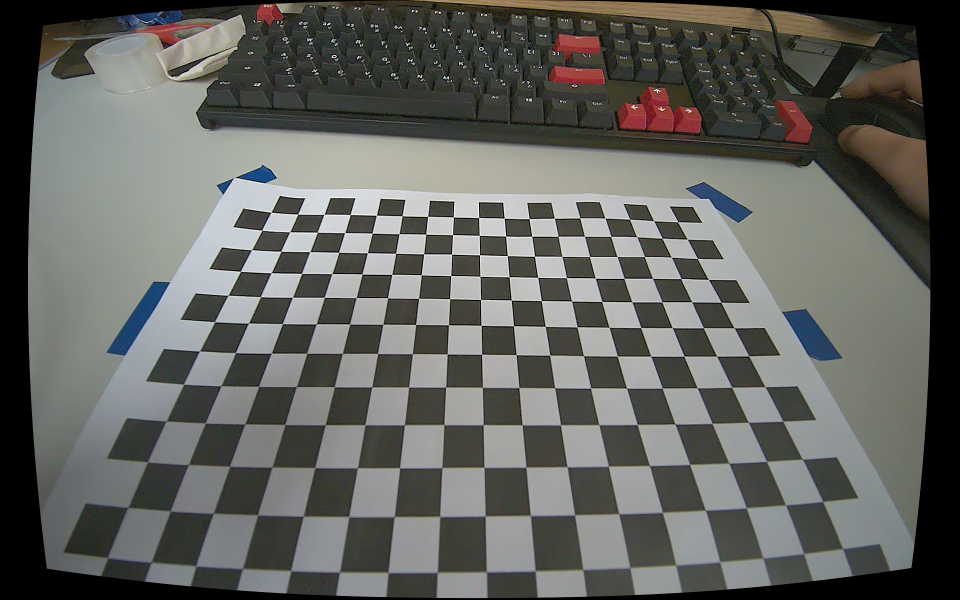
#> input picture IIIIIIIII_TEST/zed_camera_test/fisheye_camera_calibration/1.png, 1920 x 1200 px (shown at 1/2 size); its folder holds 5 pictures in this run
$ python fisheye_calibration.py
#> lines starting #> are read from the running program, lines starting #| are printed output that depends on the picture
import numpy as np
import cv2 as cv
import glob
import pickle

################ FIND CHESSBOARD CORNERS - OBJECT POINTS AND IMAGE POINTS #############################

chessboardSize = (12, 17)  # Adjust as needed

# Termination criteria
criteria = (cv.TERM_CRITERIA_EPS + cv.TERM_CRITERIA_MAX_ITER, 30, 0.001)

# Prepare object points, like (0,0,0), (1,0,0), (2,0,0), ..., (8,5,0)
objp = np.zeros((1, chessboardSize[0] * chessboardSize[1], 3), np.float32)
objp[0, :, :2] = np.mgrid[0:chessboardSize[0], 0:chessboardSize[1]].T.reshape(-1, 2)

# Arrays to store object points and image points from all the images.
objpoints = []  # 3d point in real world space
imgpoints = []  # 2d points in image plane

images = glob.glob('*.png')

for image in images:
    img = cv.imread(image)
#> img is the input picture: shape (1200, 1920, 3); mean B, G, R 95.4, 99.5, 98.6
    gray = cv.cvtColor(img, cv.COLOR_BGR2GRAY)
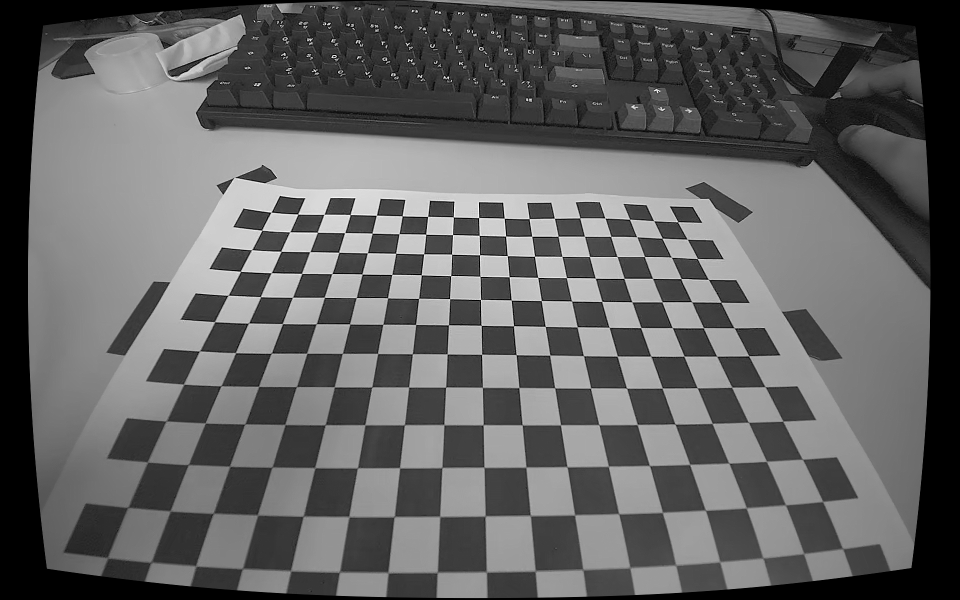
#> gray: shape (1200, 1920) (shown at 1/2 size); min 0, max 255, mean 98.7

    # Find the chess board corners
    ret, corners = cv.findChessboardCorners(gray, chessboardSize, cv.CALIB_CB_ADAPTIVE_THRESH + cv.CALIB_CB_NORMALIZE_IMAGE + cv.CALIB_CB_FAST_CHECK)
#> ret = False; corners = 195 rows, first 8: [542.5, 424.5], [596, 428], [524, 461], [579.5, 464.5], [648.5, 429], [634.5, 465.5], [503.5, 499.5], [562.5, 503]

    # If found, add object points, image points (after refining them)
    if ret:
        objpoints.append(objp)
        corners2 = cv.cornerSubPix(gray, corners, (3, 3), (-1, -1), criteria)
        imgpoints.append(corners2)

        # Draw and display the corners
        cv.drawChessboardCorners(img, chessboardSize, corners2, ret)
        cv.imshow('img', img)
        cv.waitKey(50)
    else:
        print(f"Chessboard corners not found in image {image}")
#> pass 2 of the loop `for image in images:`:
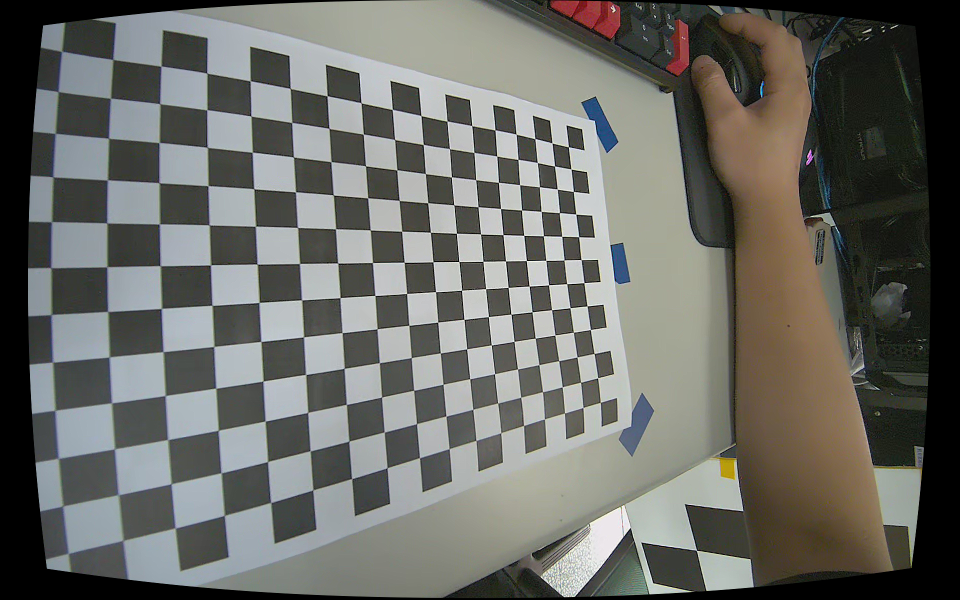
#> input picture IIIIIIIII_TEST/zed_camera_test/fisheye_camera_calibration/2.png, 1920 x 1200 px (shown at 1/2 size)
#> img is the input picture: shape (1200, 1920, 3); mean B, G, R 101.8, 106.9, 106.4
#> `gray = cv.cvtColor(img, cv.COLOR_BGR2GRAY)`:
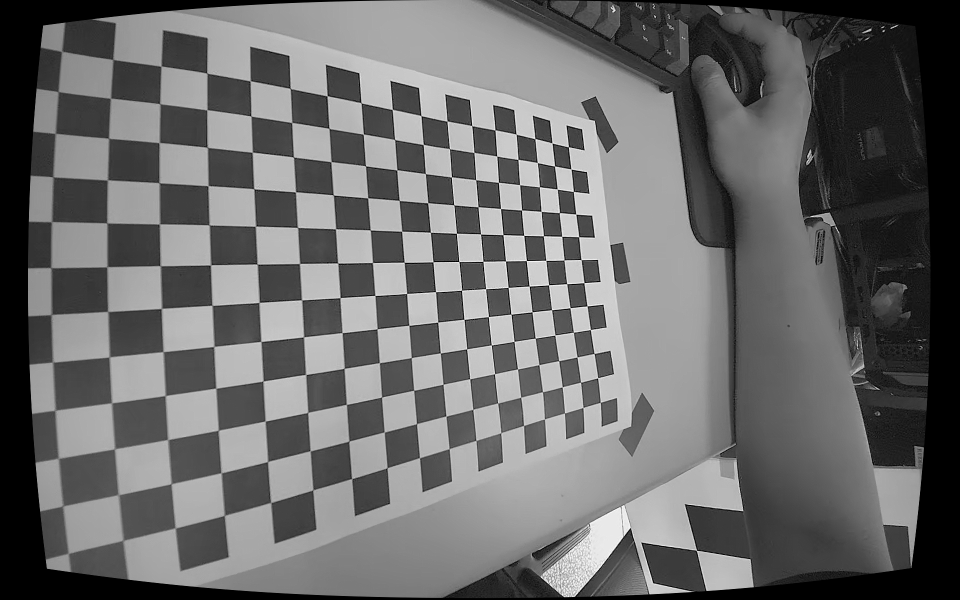
#> gray: shape (1200, 1920) (shown at 1/2 size); min 0, max 255, mean 106.2
#> corners = 199 rows, first 8: [414, 147], [323, 133], [500.5, 162], [502.5, 233], [414.5, 220], [234, 130], [320.5, 208], [221.5, 197]

cv.destroyAllWindows()

############## FISHEYE CALIBRATION #######################################################

# Initialize the fisheye camera matrix and distortion coefficients
K = np.zeros((3, 3))
D = np.zeros((4, 1))
rvecs = []
tvecs = []

# Convert object points and image points to the correct format
objpoints = np.array(objpoints, dtype=np.float64)
imgpoints = np.array(imgpoints, dtype=np.float64)

# Calibrate the camera using the fisheye model
#> (the run stopped early here; a loop or call above may not have finished)
